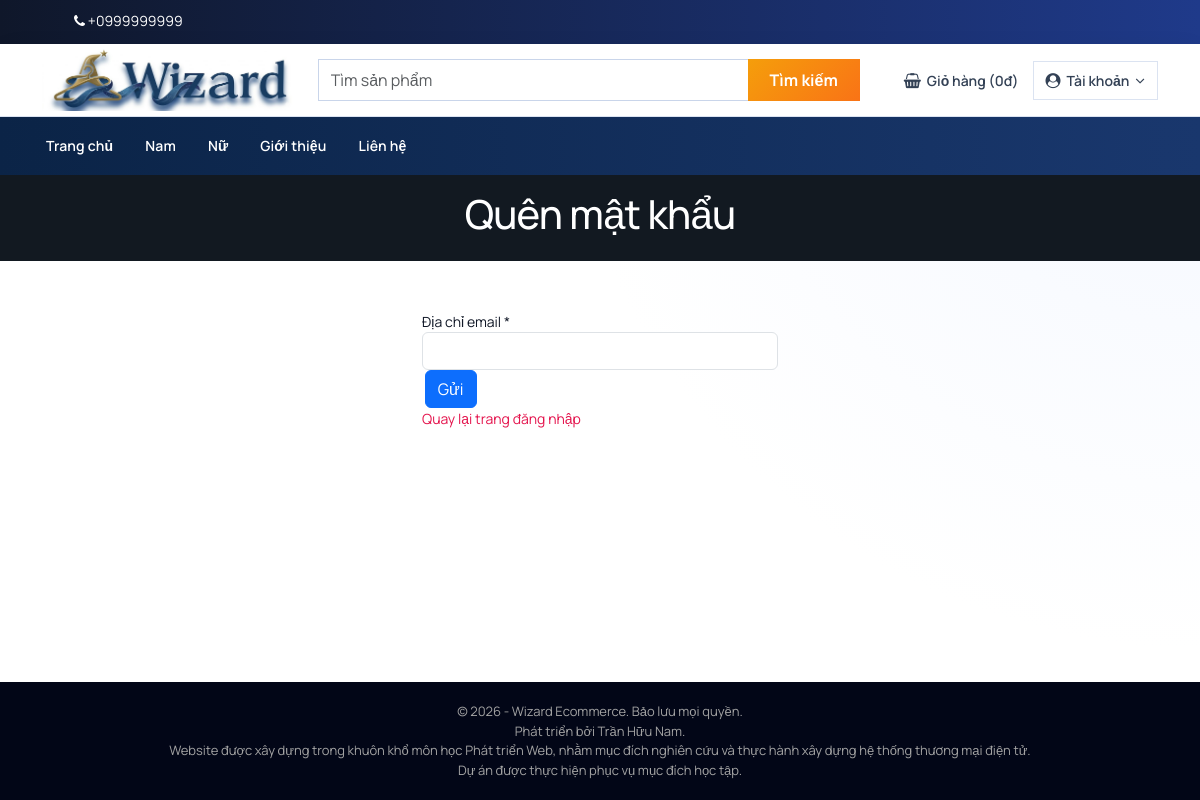
The app's page /frontend/forget-password.php (signed in) with its own data.
### tables this page shows
CREATE TABLE `tbl_settings` (
  `id` int(11) NOT NULL,
  `logo` mediumtext NOT NULL,
  `favicon` mediumtext NOT NULL,
  `footer_about` mediumtext NOT NULL,
  `footer_copyright` mediumtext NOT NULL,
  `contact_address` mediumtext NOT NULL,
  `contact_email` mediumtext NOT NULL,
  `contact_phone` mediumtext NOT NULL,
  `contact_fax` mediumtext NOT NULL,
  `contact_map_iframe` mediumtext NOT NULL,
  `receive_email` mediumtext NOT NULL,
  `receive_email_subject` mediumtext NOT NULL,
  `receive_email_thank_you_message` mediumtext NOT NULL,
  `forget_password_message` mediumtext NOT NULL,
  `total_recent_post_footer` int(10) NOT NULL,
  `total_popular_post_footer` int(10) NOT NULL,
  `total_recent_post_sidebar` int(11) NOT NULL,
  `total_popular_post_sidebar` int(11) NOT NULL,
  `total_featured_product_home` int(11) NOT NULL,
  `total_latest_product_home` int(11) NOT NULL,
  `total_popular_product_home` int(11) NOT NULL,
  `meta_title_home` mediumtext NOT NULL,
  `meta_keyword_home` mediumtext NOT NULL,
  `meta_description_home` mediumtext NOT NULL,
  `banner_login` mediumtext NOT NULL,
  `banner_registration` mediumtext NOT NULL,
  `banner_forget_password` mediumtext NOT NULL,
  `banner_reset_password` mediumtext NOT NULL,
  `banner_search` mediumtext NOT NULL,
  `banner_cart` mediumtext NOT NULL,
  `banner_checkout` mediumtext NOT NULL,
  `banner_product_category` mediumtext NOT NULL,
  `banner_blog` mediumtext NOT NULL,
  `cta_title` mediumtext NOT NULL,
  `cta_content` mediumtext NOT NULL,
  `cta_read_more_text` mediumtext NOT NULL,
  `cta_read_more_url` mediumtext NOT NULL,
  `cta_photo` mediumtext NOT NULL,
  `featured_product_title` mediumtext NOT NULL,
  `featured_product_subtitle` mediumtext NOT NULL,
  `latest_product_title` mediumtext NOT NULL,
  `latest_product_subtitle` mediumtext NOT NULL,
  `popular_product_title` mediumtext NOT NULL,
  `popular_product_subtitle` mediumtext NOT NULL,
  `testimonial_title` mediumtext NOT NULL,
  `testimonial_subtitle` mediumtext NOT NULL,
  `testimonial_photo` mediumtext NOT NULL,
  `blog_title` mediumtext NOT NULL,
  `blog_subtitle` mediumtext NOT NULL,
  `newsletter_text` mediumtext NOT NULL,
  `paypal_email` mediumtext NOT NULL,
  `stripe_public_key` mediumtext NOT NULL,
  `stripe_secret_key` mediumtext NOT NULL,
  `bank_detail` mediumtext NOT NULL,
  `home_service_on_off` int(11) NOT NULL,
  `home_welcome_on_off` int(11) NOT NULL,
  `home_featured_product_on_off` int(11) NOT NULL,
  `home_latest_product_on_off` int(11) NOT NULL,
  `home_popular_product_on_off` int(11) NOT NULL,
  `home_testimonial_on_off` int(11) NOT NULL,
  `home_blog_on_off` int(11) NOT NULL,
  `ads_above_welcome_on_off` int(1) NOT NULL,
  `ads_above_featured_product_on_off` int(1) NOT NULL,
  `ads_above_latest_product_on_off` int(1) NOT NULL,
  `ads_above_popular_product_on_off` int(1) NOT NULL,
  `ads_above_testimonial_on_off` int(1) NOT NULL,
  `ads_category_sidebar_on_off` int(1) NOT NULL,
  `cod_on_off` tinyint(1) NOT NULL DEFAULT 1,
  `paypal_on_off` tinyint(1) NOT NULL DEFAULT 0,
  `paypal_client_id` varchar(255) DEFAULT NULL,
  `paypal_client_secret` varchar(255) DEFAULT NULL,
  `paypal_env` varchar(20) NOT NULL DEFAULT 'sandbox',
  `paypal_currency` varchar(10) NOT NULL DEFAULT 'USD',
  `paypal_exchange_rate` decimal(15,6) NOT NULL DEFAULT 24000.000000
);

CREATE TABLE `tbl_top_category` (
  `tcat_id` int(11) NOT NULL,
  `tcat_name` varchar(255) NOT NULL,
  `show_on_menu` int(1) NOT NULL
);

### frontend/header.php (called while the page is built)
<?php
require_once(__DIR__ . '/../app/shared/header.php');

### frontend/forget-password.php (the view, shortened to what this page needs)
<?php require_once('header.php'); ?>
<?php
$statement = $pdo->prepare("SELECT * FROM tbl_settings WHERE id=1");
$statement->execute();
$result = $statement->fetchAll(PDO::FETCH_ASSOC);
foreach ($result as $row) {
    $banner_forget_password = $row['banner_forget_password'];
}
?>
<div class="page-banner" style="background-color:#444;background-image: url(../assets/uploads/<?php echo $banner_forget_password; ?>);">
    <div class="inner">
        <h1>Quên mật khẩu</h1>
    </div>
</div>
<div class="page">
    <div class="container">
        <div class="row">
            <div class="col-md-12">
                <div class="user-content">
                    <form action="" method="post">
                        <div class="row">
                            <div class="col-md-4"></div>
                            <div class="col-md-4">
                                <div class="form-group">
                                    <label for="">Địa chỉ email *</label>
                                    <input type="email" class="form-control" name="cust_email">
                                </div>
                                <div class="form-group">
                                    <input type="submit" class="btn btn-primary" value="Gửi" name="form1">
                                </div>
                                <a href="login.php" style="color:#e4144d;">Quay lại trang đăng nhập</a>
                            </div>
                        </div>
                    </form>
                </div>
            </div>
        </div>
    </div>
</div>
<?php require_once('footer.php'); ?>

### app/shared/header.php (shortened to what this page needs)
<?php
require_once(__DIR__ . '/../../admin/inc/config.php');
$statement = $pdo->prepare("SELECT * FROM tbl_settings WHERE id=1");
$statement->execute();
$result = $statement->fetchAll(PDO::FETCH_ASSOC);
foreach ($result as $row)
{
	$logo = $row['logo'];
	$contact_phone = $row['contact_phone'];
}
?>
<!DOCTYPE html>
<html lang="en">
<head>
	<link rel="stylesheet" href="https://cdn.jsdelivr.net/npm/bootstrap@5.3.3/dist/css/bootstrap.min.css">
	<link rel="stylesheet" href="../assets/css/font-awesome.min.css">
	<link rel="stylesheet" href="../assets/css/owl.carousel.min.css">
	<link rel="stylesheet" href="../assets/css/owl.theme.default.min.css">
	<link rel="stylesheet" href="../assets/css/jquery.bxslider.min.css">
    <link rel="stylesheet" href="../assets/css/magnific-popup.css">
    <link rel="stylesheet" href="../assets/css/rating.css">
	<link rel="stylesheet" href="../assets/css/spacing.css">
	<link rel="stylesheet" href="../assets/css/bootstrap-touch-slider.css">
	<link rel="stylesheet" href="../assets/css/animate.min.css">
	<link rel="stylesheet" href="../assets/css/tree-menu.css">
	<link rel="stylesheet" href="../assets/css/select2.min.css">
	<link rel="stylesheet" href="../assets/css/main.css">
	<link rel="stylesheet" href="../assets/css/responsive.css">
	<link rel="stylesheet" href="../assets/css/bootstrap5-legacy-bridge.css">
	<link rel="stylesheet" href="../assets/css/modern-ui.css">
</head>
<body>
<div class="top">
	<div class="container">
		<div class="row">
			<div class="col-md-12 col-sm-12 col-xs-12">
				<div class="left">
					<ul>
						<li><i class="fa fa-phone"></i> <?php echo $contact_phone; ?></li>
					</ul>
				</div>
			</div>
		</div>
	</div>
</div>
<div class="header">
	<div class="container">
		<div class="row inner">
			<div class="col-md-3 logo">
					<a href="index.php"><img src="../assets/uploads/<?php echo $logo; ?>" alt="logo image"></a>
			</div>
			<div class="col-md-6 search-area">
				<form class="navbar-form navbar-left" role="search" action="search-result.php" method="get">
					<div class="form-group">
						<input type="text" class="form-control search-top" placeholder="Tìm sản phẩm" name="search_text">
					</div>
					<button type="submit" class="btn btn-danger">Tìm kiếm</button>
				</form>
			</div>
			<div class="col-md-3 right">
				<ul>
					<li><a href="cart.php"><i class="fa fa-shopping-basket"></i> Giỏ hàng (<?php
					if(isset($_SESSION['cart_p_id'])) {
						$table_total_price = 0;
						$i=0;
	                    foreach($_SESSION['cart_p_qty'] as $key => $value)
	                    {
	                        $i++;
	                        $arr_cart_p_qty[$i] = $value;
	                    }                    $i=0;
	                    foreach($_SESSION['cart_p_current_price'] as $key => $value)
	                    {
	                        $i++;
	                        $arr_cart_p_current_price[$i] = $value;
	                    }
	                    for($i=1;$i<=count($arr_cart_p_qty);$i++) {
	                    	$row_total_price = $arr_cart_p_current_price[$i]*$arr_cart_p_qty[$i];
	                        $table_total_price = $table_total_price + $row_total_price;
	                    }
						echo format_price_vnd($table_total_price);
					} else {
						echo '0đ';
					}
					?>)</a></li>
					<?php
					if(isset($_SESSION['customer'])) {
						$header_avatar = 'default-avatar.svg';
						if(isset($_SESSION['customer']['cust_photo']) && $_SESSION['customer']['cust_photo'] !== '') {
							$candidate_avatar = basename($_SESSION['customer']['cust_photo']);
							$avatar_disk_path = __DIR__ . '/../../assets/uploads/' . $candidate_avatar;
							if(file_exists($avatar_disk_path)) {
								$header_avatar = $candidate_avatar;
							}
						}
						?>
						<li class="account-menu">
							<a href="#">
								<span class="account-avatar"><img src="../assets/uploads/<?php echo htmlspecialchars($header_avatar, ENT_QUOTES, 'UTF-8'); ?>" alt="Avatar"></span>
								<?php echo $_SESSION['customer']['cust_name']; ?>
								<i class="fa fa-angle-down"></i>
							</a>
							<ul class="account-dropdown">
								<li><a href="dashboard.php"><i class="fa fa-user"></i> Tài khoản của tôi</a></li>
								<li><a href="logout.php"><i class="fa fa-sign-out"></i> Đăng xuất</a></li>
							</ul>
						</li>
						<?php
					} else {
						?>
						<li class="account-menu">
							<a href="#"><i class="fa fa-user-circle"></i> Tài khoản <i class="fa fa-angle-down"></i></a>
						</li>
						<?php
					}
					?>
				</ul>
			</div>
		</div>
	</div>
</div>
<div class="nav">
	<div class="container">
		<div class="row">
			<div class="col-md-12 pl_0 pr_0">
				<div class="menu-container">
					<div class="menu">
						<ul>
							<li><a href="index.php">Trang chủ</a></li>
							<?php
							$statement = $pdo->prepare("SELECT DISTINCT t1.tcat_id, t1.tcat_name
								FROM tbl_top_category t1
								JOIN tbl_mid_category t2 ON t2.tcat_id = t1.tcat_id
								JOIN tbl_end_category t3 ON t3.mcat_id = t2.mcat_id
								JOIN tbl_product p ON p.ecat_id = t3.ecat_id
								WHERE t1.show_on_menu=1 AND p.p_is_active=1
								ORDER BY t1.tcat_id ASC");
							$statement->execute();
							$result = $statement->fetchAll(PDO::FETCH_ASSOC);
							foreach ($result as $row) {
								?>
								<li><a href="product-category.php?id=<?php echo $row['tcat_id']; ?>&type=top-category"><?php echo $row['tcat_name']; ?></a>
								</li>
								<?php
							}
							?>
							<li><a href="about.php">Giới thiệu</a></li>
							<li><a href="contact.php">Liên hệ</a></li>
						</ul>
					</div>
				</div>
			</div>
		</div>
	</div>
</div>

### assets/css/main.css (style rules this page uses)
* { margin: 0; padding: 0; }
body { font-family: "Roboto", sans-serif; font-size: 14px; margin: 0; background: #f2f3f3; }
html { background: #141314; }
h1, h2, h3, h4, h5, h6 { font-family: "Roboto", sans-serif; }
a { text-decoration: none; }
.top { width: 100%; height: 40px; background: #131921; }
.top .left { float: left; }
.top .left ul { padding-top: 8px; }
.top .left ul li { list-style-type: none; float: left; margin-right: 14px; color: white; }
.top .left ul li i { color: white; }
.header { width: 100%; height: auto; background: #fff; }
.header .inner { height: auto; display: table; }
.header .logo { float: none; display: table-cell; vertical-align: middle; }
.header .logo img { max-width: 100%; height: 80px; }
.header .navbar-form .form-control { width: 300px; }
.header .search-area { float: none; display: table-cell; vertical-align: middle; }
.header .search-area .form-group { width: auto; flex: 1; margin-bottom: 0; }
.header .search-area button { width: 80px; margin-left: -1px; }
.header .search-area form { width: 100%; display: flex; align-items: stretch; }
.header .right { float: none; display: table-cell; vertical-align: middle; padding-right: 0; }
.header .right ul { float: right; margin-bottom: 0; }
.header .right ul li { list-style-type: none; float: left; margin-left: 14px; color: #0d1452; }
.header .right ul li a { color: #0d1452; }
.header .navbar-form .search-top { width: 100%; }
.header .navbar-form .search-top, .header .search-area .btn { border-radius: 0; }
.header .navbar-form .search-top { border-right: 0; }
.nav { background: #232f3e; }
.menu-container { width: 100%; margin: 0 auto; background: #232f3e; }
.menu-dropdown-icon:before { content: "\f067"; font-family: "FontAwesome"; display: none; cursor: pointer; float: right; padding: 1.5em 2em; background: #fff; color: #333; }
.menu > ul { margin: 0 auto; width: 100%; list-style: none; padding: 0; position: relative; box-sizing: border-box; }
.menu > ul:before, .menu > ul:after { content: ""; display: table; }
.menu > ul:after { clear: both; }
.menu > ul > li { float: left; padding: 0; margin: 0; }
.menu > ul > li a { text-decoration: none; padding: 1.5em 20px; display: block; color: #fff; }
.page-banner { width: 100%; height: auto; background-repeat: no-repeat; background-position: center center; -webkit-background-size: cover; background-size: cover; position: relative; padding-top: 15px; padding-bottom: 15px; overflow: hidden; }
.page-banner h1 { color: #fff; text-align: center; z-index: 999; position: relative; }
.page { width: 100%; height: auto; padding-top: 50px; padding-bottom: 50px; }

### assets/css/responsive.css (style rules this page uses)
@media only screen and (min-width: 992px) { .header .inner { width: 100%; } }
@media only screen and (min-width: 992px) { .header .search-area { padding-right: 0; } }
@media only screen and (min-width: 992px) { .header .search-area form { padding-right: 0; } }
@media only screen and (min-width: 992px) { .header .container { padding-right: 0; } }

### records on screen
tbl_settings: contact_phone "+0999999999", logo (picture), banner_forget_password (picture)
tbl_top_category: tcat_name "Nam"
tbl_top_category: tcat_name "Nữ"
